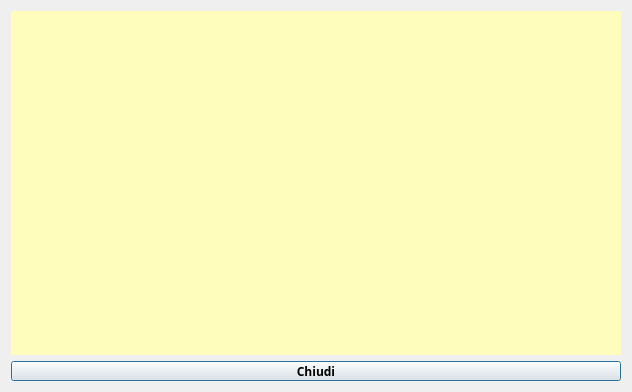
<?xml version="1.0" encoding="UTF-8"?>
<ui version="4.0">
 <class>HNotifica</class>
 <widget class="QWidget" name="HNotifica">
  <property name="windowModality">
   <enum>Qt::ApplicationModal</enum>
  </property>
  <property name="geometry">
   <rect>
    <x>0</x>
    <y>0</y>
    <width>632</width>
    <height>392</height>
   </rect>
  </property>
  <property name="windowTitle">
   <string>Notifica</string>
  </property>
  <layout class="QVBoxLayout" name="verticalLayout">
   <item>
    <widget class="QLabel" name="label">
     <property name="minimumSize">
      <size>
       <width>0</width>
       <height>0</height>
      </size>
     </property>
     <property name="maximumSize">
      <size>
       <width>16777215</width>
       <height>16777215</height>
      </size>
     </property>
     <property name="font">
      <font>
       <family>Arial</family>
       <pointsize>14</pointsize>
      </font>
     </property>
     <property name="styleSheet">
      <string notr="true">background-color: rgb(255, 253, 187);</string>
     </property>
     <property name="text">
      <string/>
     </property>
     <property name="alignment">
      <set>Qt::AlignLeading|Qt::AlignLeft|Qt::AlignTop</set>
     </property>
     <property name="wordWrap">
      <bool>true</bool>
     </property>
    </widget>
   </item>
   <item>
    <widget class="QPushButton" name="pbChiudi">
     <property name="maximumSize">
      <size>
       <width>16777215</width>
       <height>20</height>
      </size>
     </property>
     <property name="font">
      <font>
       <family>Arial Black</family>
       <weight>75</weight>
       <bold>true</bold>
      </font>
     </property>
     <property name="text">
      <string>Chiudi</string>
     </property>
     <property name="autoDefault">
      <bool>true</bool>
     </property>
     <property name="default">
      <bool>true</bool>
     </property>
     <property name="flat">
      <bool>false</bool>
     </property>
    </widget>
   </item>
  </layout>
 </widget>
 <resources/>
 <connections/>
</ui>
